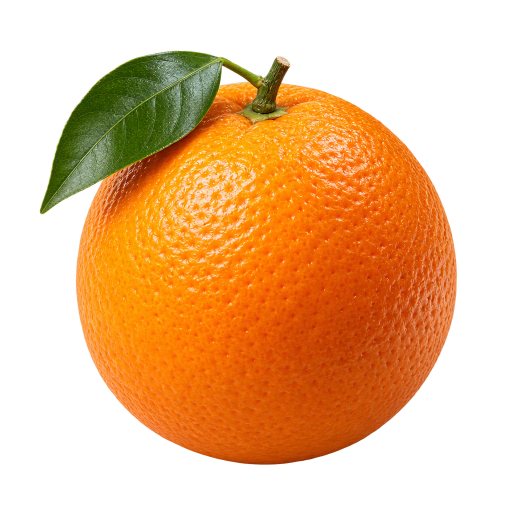
#> input picture assets/fruits/orange.png, 1024 x 1024 px (shown at 1/2 size); its folder holds 4 pictures in this run
$ python optimize_assets.py
#> lines starting #> are read from the running program, lines starting #| are printed output that depends on the picture
from pathlib import Path
from PIL import Image

root = Path(__file__).resolve().parents[1]
fruit_dir = root / "assets" / "fruits"
output_dir = fruit_dir / "small"
output_dir.mkdir(parents=True, exist_ok=True)

for name in ("orange", "lemon", "strawberry", "watermelon"):
    source = fruit_dir / f"{name}.png"
    target = output_dir / f"{name}.png"
    with Image.open(source) as image:
#> image is the input picture: PIL image 1024x1024 RGBA; mean R, G, B, A 139.2, 78.3, 18.9, 122.8
        image = image.convert("RGBA")
        image.thumbnail((320, 320), Image.Resampling.LANCZOS)
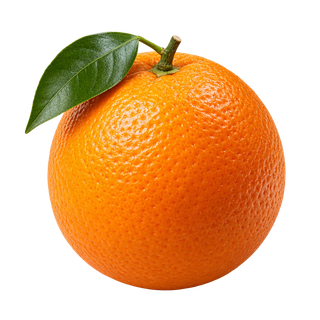
#> image: PIL image 320x320 RGBA; mean R, G, B, A 105.7, 57.6, 12.5, 122.8; transparent parts drawn white
        image.save(target, optimize=True)
        print(target)
#> pass 2 of the loop `for name in ("orange", "lemon", "strawberry", "watermelon"):`:
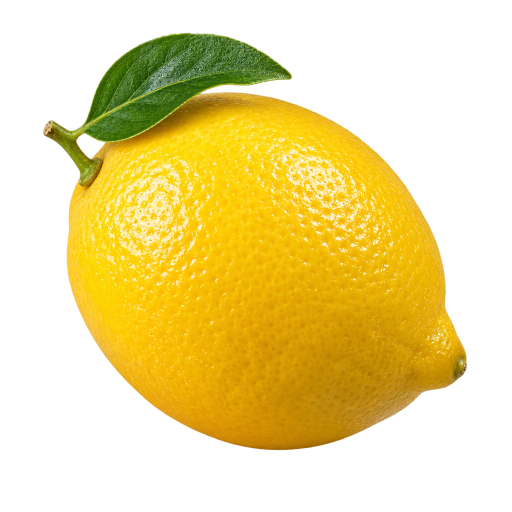
#> input picture assets/fruits/lemon.png, 1024 x 1024 px (shown at 1/2 size)
#> image is the input picture: PIL image 1024x1024 RGBA; mean R, G, B, A 133.8, 109.9, 17.2, 114.6
#> `image.thumbnail((320, 320), Image.Resampling.LANCZOS)`:
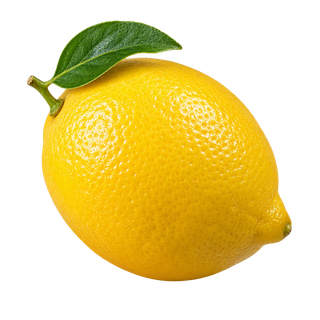
#> image: PIL image 320x320 RGBA; mean R, G, B, A 100.7, 82.2, 11.9, 114.6; transparent parts drawn white
#> pass 3 of the loop `for name in ("orange", "lemon", "strawberry", "watermelon"):`:
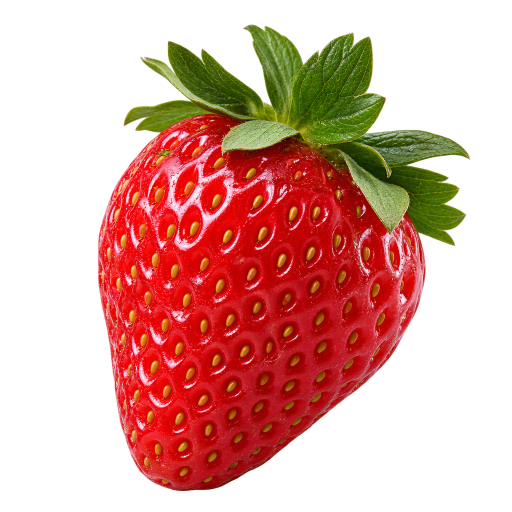
#> input picture assets/fruits/strawberry.png, 1024 x 1024 px (shown at 1/2 size)
#> image is the input picture: PIL image 1024x1024 RGBA; mean R, G, B, A 108.1, 44.3, 25.7, 110.4
#> `image.thumbnail((320, 320), Image.Resampling.LANCZOS)`:
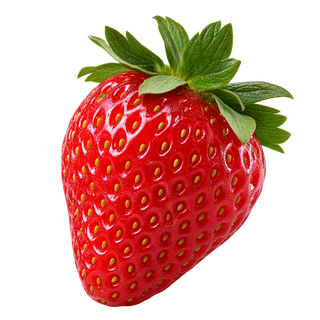
#> image: PIL image 320x320 RGBA; mean R, G, B, A 78.9, 26.9, 16.5, 110.5; transparent parts drawn white
#> the loop made 4 passes; the first 3 are shown
